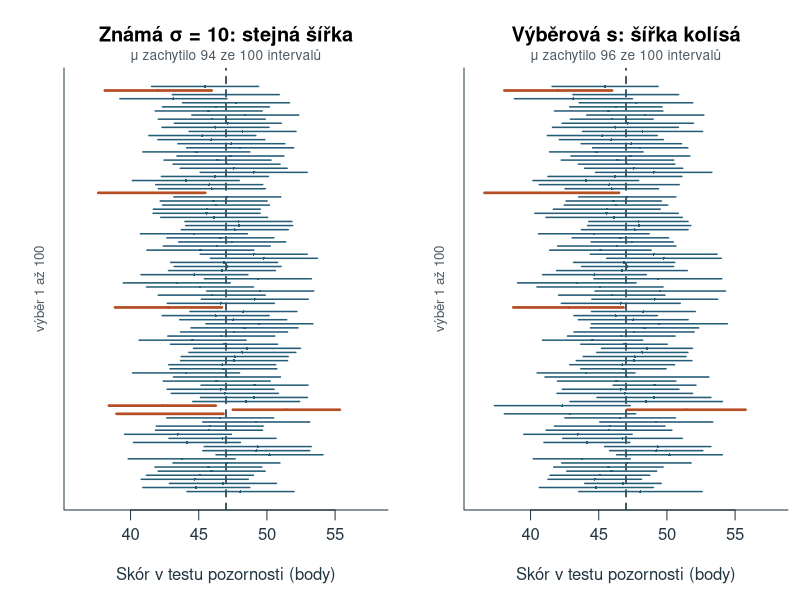
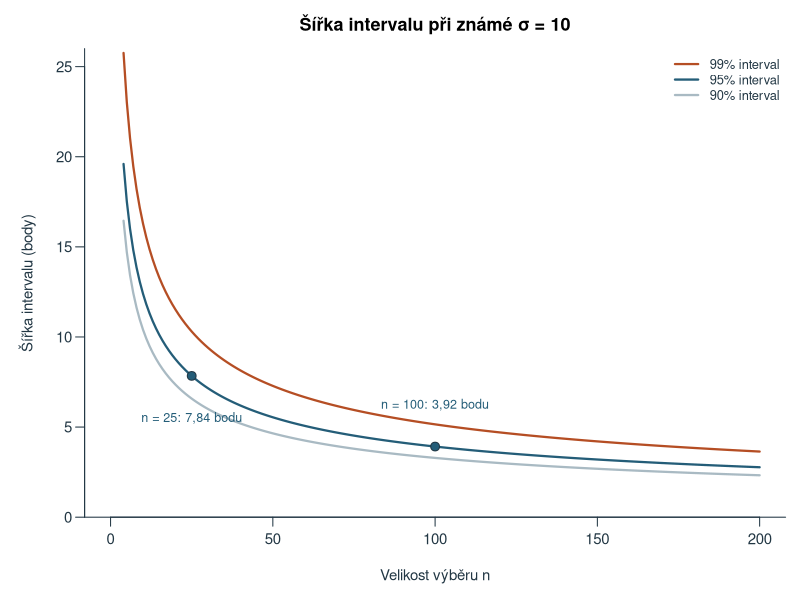
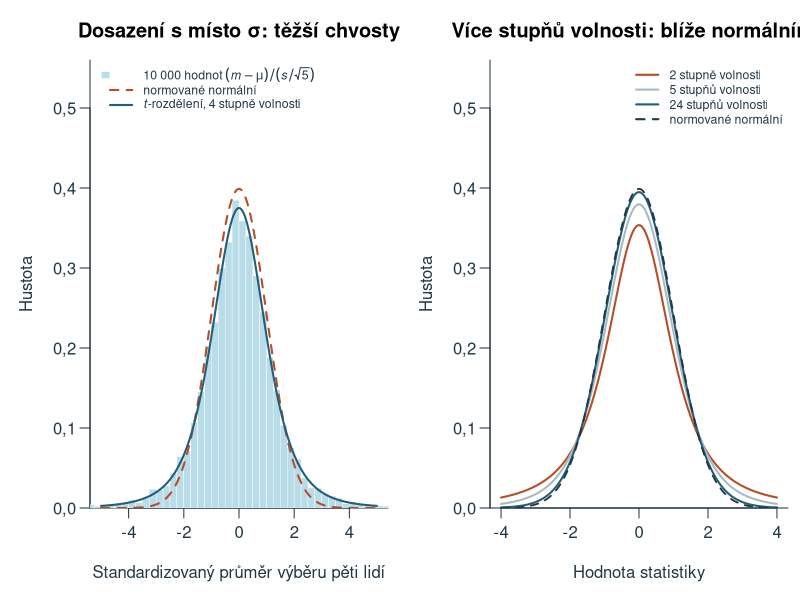
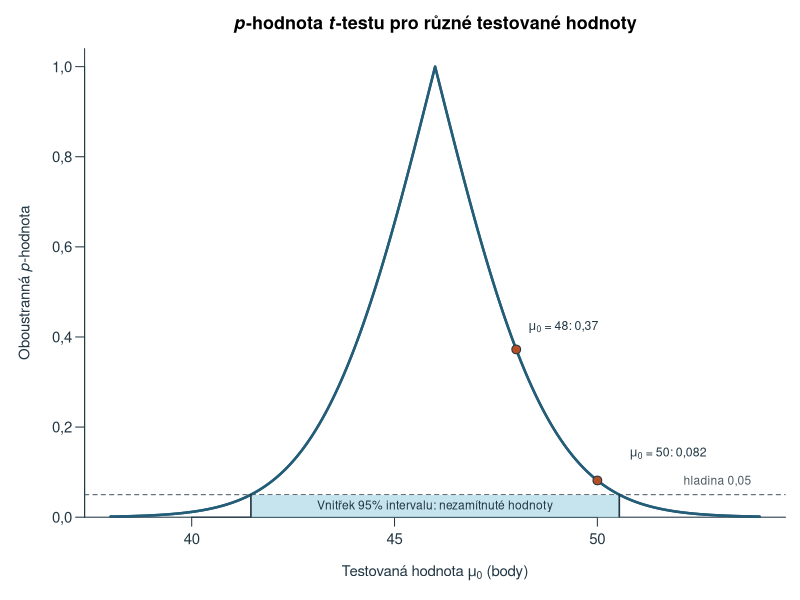
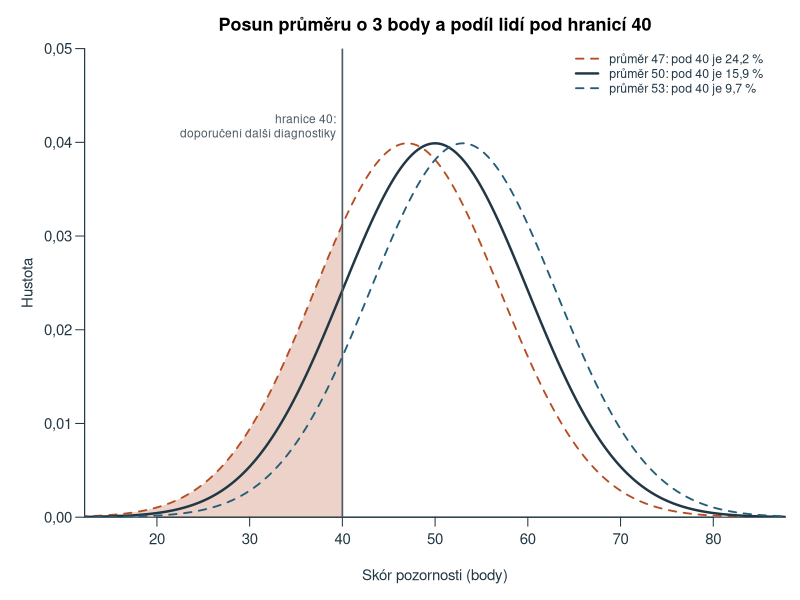
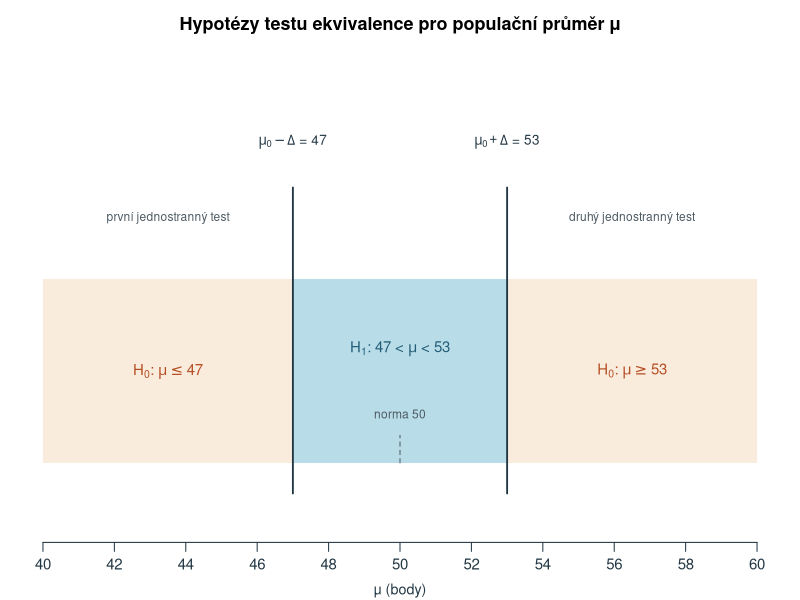
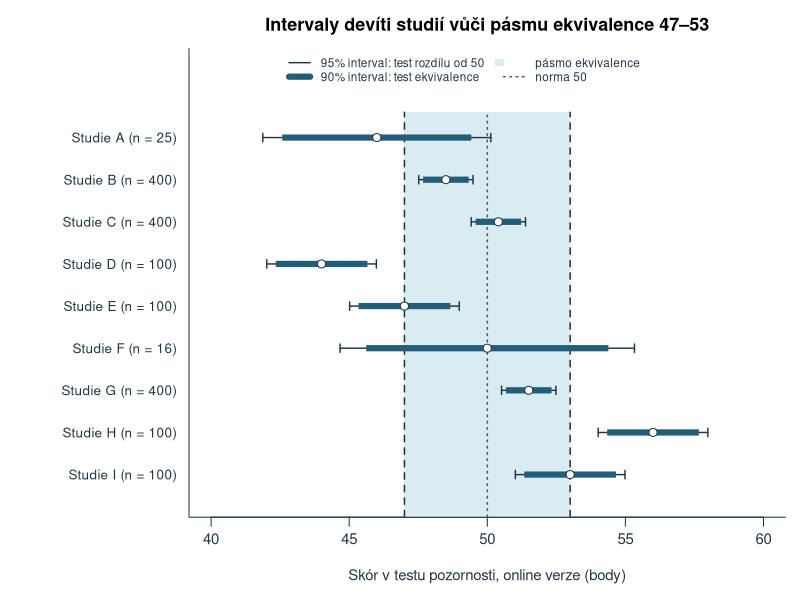
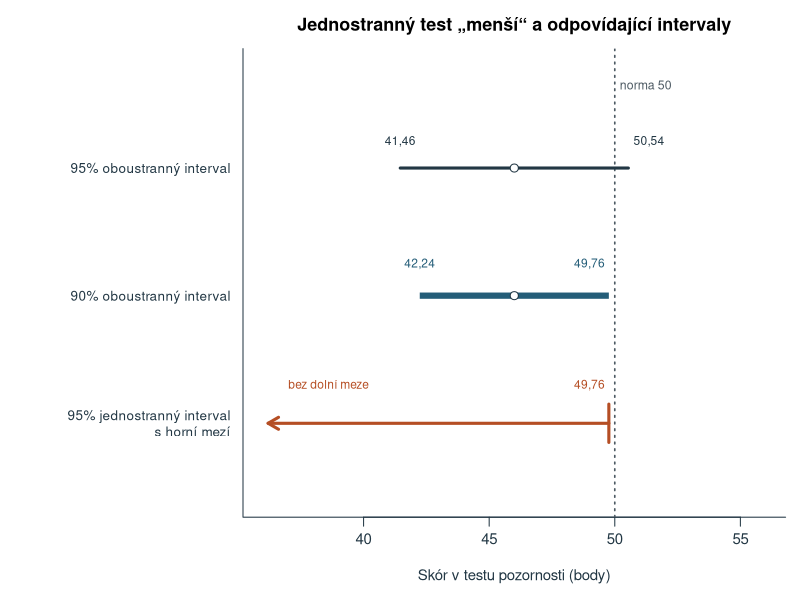

Generate these figures, in order, with R:
# Teaching model, simulations and figures for chapter 7; base R, UTF-8, deterministic project-root paths.
# PDI summaries are quoted from Howell (2013, pp. 186-189). Every other value is an authored teaching model.
ch7_out <- 'assets/chapter-07/plots'
ch7_old_options <- options(OutDec=',')
dir.create(ch7_out,recursive=TRUE,showWarnings=FALSE)
ch7_blue <- '#245D78'; ch7_orange <- '#B54E24'; ch7_fill <- '#B8DDE8'; ch7_gray <- '#4D5A63'; ch7_pale <- '#E1E8EB'; ch7_sand <- '#FAECDD'; ch7_ink <- '#223744'; ch7_mute <- '#A9BAC3'; ch7_green <- '#3E7B4F'
ch7_num <- function(x,digits=2) formatC(x,format='f',digits=digits,decimal.mark=',')
ch7_draw <- function(name,code,width=8,height=4.5) {
  svg(file.path(ch7_out,paste0(name,'.svg')),width=width,height=height,family='sans',bg='white')
  par(mar=c(4.5,4.5,2.6,.8),mgp=c(2.7,.7,0),las=1,col.axis=ch7_ink,col.lab=ch7_ink,fg=ch7_ink,cex=.9)
  force(code); dev.off()
}
# Interval and tests for one mean from summaries ------------------------------------
# Known sigma uses the normal quantile; unknown sigma the t quantile with n - 1 degrees of freedom.
ch7_ci_z <- function(m,sigma,n,level=.95) m+c(-1,1)*qnorm(1-(1-level)/2)*sigma/sqrt(n)
ch7_ci_t <- function(m,s,n,level=.95) m+c(-1,1)*qt(1-(1-level)/2,n-1)*s/sqrt(n)
ch7_t <- function(m,s,n,mu0) (m-mu0)/(s/sqrt(n))
ch7_p2 <- function(m,s,n,mu0) 2*pt(-abs(ch7_t(m,s,n,mu0)),n-1)
# Two one-sided tests against mu0 - delta and mu0 + delta; returns both statistics and p-values.
ch7_tost <- function(m,s,n,mu0,delta) {
  se <- s/sqrt(n); tl <- (m-(mu0-delta))/se; tu <- (m-(mu0+delta))/se
  c(t_dolni=tl,p_dolni=pt(tl,n-1,lower.tail=FALSE),t_horni=tu,p_horni=pt(tu,n-1))
}
# Running example: attention score of 25 students after short sleep; reference value of the norm 50.
# sigma = 10 is a model assumption carried over from chapter 6; s = 11 is the new sample input.
ch7_att <- c(mu0=50,sigma=10,s=11,n=25,m=46)
ch7_ci_att_z <- ch7_ci_z(46,10,25)
ch7_ci_att_t <- ch7_ci_t(46,11,25)
ch7_ci_att_t90 <- ch7_ci_t(46,11,25,.90)
ch7_q24 <- qt(.975,24)
# Two-sided acceptance region for the sample mean around mu0 = 50 with the same estimated standard error.
ch7_accept <- 50+c(-1,1)*ch7_q24*11/5
# Howell's PDI example: low-birthweight infants against the norm 100.
ch7_pdi <- c(mu0=100,m=104.125,s=12.584,n=56)
# Equivalence: online version of the attention test against the fixed norm 50, bounds 47 and 53.
# F spans all three regions; G, H and I mirror B, D and E above the norm.
ch7_eq <- data.frame(studie=LETTERS[1:9],m=c(46,48.5,50.4,44,47,50,51.5,56,53),s=10,n=c(25,400,400,100,100,16,400,100,100))
ch7_mu0 <- 50; ch7_delta <- 3
ch7_eq$ci95_d <- with(ch7_eq,m-qt(.975,n-1)*s/sqrt(n)); ch7_eq$ci95_h <- with(ch7_eq,m+qt(.975,n-1)*s/sqrt(n))
ch7_eq$ci90_d <- with(ch7_eq,m-qt(.95,n-1)*s/sqrt(n)); ch7_eq$ci90_h <- with(ch7_eq,m+qt(.95,n-1)*s/sqrt(n))
ch7_eq$p_rozdil <- with(ch7_eq,ch7_p2(m,s,n,ch7_mu0))
ch7_eq_tost <- t(mapply(function(m,s,n) ch7_tost(m,s,n,ch7_mu0,ch7_delta),ch7_eq$m,ch7_eq$s,ch7_eq$n))
ch7_eq$p_tost <- pmax(ch7_eq_tost[,'p_dolni'],ch7_eq_tost[,'p_horni'])
# Consequence of a shifted population mean for the share below the referral cut-off 40 (normal model, sigma 10).
ch7_cut <- 40; ch7_share <- pnorm(ch7_cut,c(47,50,53),10)
# Theoretical coverage of the wrong procedure m +- 1.96 s/sqrt(n) for n = 10 under the normal model.
ch7_cov_wrong <- 2*pt(qnorm(.975),9)-1
# Simulations: seeds and the order of draws are fixed --------------------------------
# 100 samples of 25 students from a teaching population with mean 47 and SD 10.
ch7_mu_sim <- 47; ch7_reps <- 100
set.seed(20261017)
ch7_samples <- matrix(rnorm(ch7_reps*25,ch7_mu_sim,10),ch7_reps)
ch7_sim_m <- rowMeans(ch7_samples); ch7_sim_s <- apply(ch7_samples,1,sd)
ch7_sim_z <- cbind(ch7_sim_m-qnorm(.975)*2,ch7_sim_m+qnorm(.975)*2)
ch7_sim_t <- cbind(ch7_sim_m-ch7_q24*ch7_sim_s/5,ch7_sim_m+ch7_q24*ch7_sim_s/5)
ch7_hit_z <- ch7_sim_z[,1]<=ch7_mu_sim & ch7_mu_sim<=ch7_sim_z[,2]
ch7_hit_t <- ch7_sim_t[,1]<=ch7_mu_sim & ch7_mu_sim<=ch7_sim_t[,2]
# Statistic (m - mu)/(s/sqrt(n)) for 10 000 samples of five from a normal population.
set.seed(20261018)
ch7_small <- matrix(rnorm(5*10000,50,10),10000)
ch7_tstat5 <- (rowMeans(ch7_small)-50)/(apply(ch7_small,1,sd)/sqrt(5))
ch7_zstat5 <- (rowMeans(ch7_small)-50)/(10/sqrt(5))
rm(ch7_small)
# Exercise inputs (all authored) -----------------------------------------------------
ch7_u05 <- c(12,15,9,14,11,13,16,10,12,14)
ch7_u07 <- c(18,22,25,19,24,21,27,17,23,20,26,22,19,28,21,24,18,25,23,22)
# Figures ----------------------------------------------------------------------------
ch7_draw('opakovane-intervaly', {
  par(mfrow=c(1,2),mar=c(4.5,3.2,3.4,.6))
  for(k in 1:2) {
    ci <- if(k==1) ch7_sim_z else ch7_sim_t; hit <- if(k==1) ch7_hit_z else ch7_hit_t
    plot(NA,xlim=c(36,58),ylim=c(.5,ch7_reps+.5),yaxt='n',xlab='Skór v testu pozornosti (body)',ylab='',bty='l',
      main=if(k==1) 'Známá σ = 10: stejná šířka' else 'Výběrová s: šířka kolísá')
    abline(v=ch7_mu_sim,lty=2,lwd=1.6,col=ch7_ink)
    segments(ci[,1],1:ch7_reps,ci[,2],1:ch7_reps,col=ifelse(hit,ch7_blue,ch7_orange),lwd=ifelse(hit,1.5,2.6))
    points(ch7_sim_m,1:ch7_reps,pch=16,cex=.35,col=ifelse(hit,ch7_blue,ch7_orange))
    mtext(paste0('μ zachytilo ',sum(hit),' ze 100 intervalů'),side=3,line=.2,cex=.82,col=ch7_gray)
    mtext('výběr 1 až 100',side=2,line=.8,las=0,cex=.8,col=ch7_gray)
  }
},width=10,height=6.4)
ch7_draw('sirka-intervalu', {
  par(mar=c(4.6,4.7,2.7,.8))
  n <- 4:200; lev <- c(.90,.95,.99); cols <- c(ch7_mute,ch7_blue,ch7_orange)
  plot(NA,xlim=c(0,200),ylim=c(0,26),xlab='Velikost výběru n',ylab='Šířka intervalu (body)',main='Šířka intervalu při známé σ = 10',bty='l',yaxs='i')
  for(j in 1:3) lines(n,2*qnorm(1-(1-lev[j])/2)*10/sqrt(n),lwd=2.2,col=cols[j])
  k <- c(25,100); points(k,2*qnorm(.975)*10/sqrt(k),pch=21,bg=ch7_blue,col=ch7_ink,cex=1.3)
  text(k,2*qnorm(.975)*10/sqrt(k),paste0('n = ',k,': ',ch7_num(2*qnorm(.975)*10/sqrt(k)),' bodu'),pos=c(1,3),offset=2.1,cex=.84,col=ch7_blue)
  legend('topright',c('99% interval','95% interval','90% interval'),lwd=2.2,col=rev(cols),bty='n',cex=.86)
},width=8.6,height=4.4)
ch7_draw('t-rozdeleni', {
  par(mfrow=c(1,2),mar=c(4.6,4.5,3,.6))
  br <- seq(-12,12,by=.25)
  h <- hist(pmax(pmin(ch7_tstat5,11.99),-11.99),breaks=br,plot=FALSE)
  plot(NA,xlim=c(-5,5),ylim=c(0,.56),xlab='Standardizovaný průměr výběru pěti lidí',ylab='Hustota',main='Dosazení s místo σ: těžší chvosty',bty='l',yaxs='i')
  rect(br[-length(br)],0,br[-1],h$density,col=ch7_fill,border='white',lwd=.4)
  curve(dnorm(x),-5,5,add=TRUE,lwd=2,lty=2,col=ch7_orange,n=400)
  curve(dt(x,4),-5,5,add=TRUE,lwd=2,col=ch7_blue,n=400)
  legend('topleft',c(expression('10 000 hodnot '*(italic(m)-mu)/(italic(s)/sqrt(5))),expression('normované normální'),expression(italic(t)*'-rozdělení, 4 stupně volnosti')),fill=c(ch7_fill,NA,NA),border=c('white',NA,NA),lty=c(NA,2,1),lwd=c(NA,2,2),col=c(NA,ch7_orange,ch7_blue),bty='n',cex=.74,ncol=1)
  plot(NA,xlim=c(-4,4),ylim=c(0,.56),xlab='Hodnota statistiky',ylab='Hustota',main='Více stupňů volnosti: blíže normálnímu',bty='l',yaxs='i')
  df <- c(2,5,24); cols <- c(ch7_orange,ch7_mute,ch7_blue)
  for(j in 1:3) curve(dt(x,df[j]),-4,4,add=TRUE,lwd=2,col=cols[j],n=400)
  curve(dnorm(x),-4,4,add=TRUE,lwd=1.8,lty=2,col=ch7_ink,n=400)
  legend('topright',c('2 stupně volnosti','5 stupňů volnosti','24 stupňů volnosti','normované normální'),lty=c(1,1,1,2),lwd=2,col=c(cols,ch7_ink),bty='n',cex=.74)
},width=10,height=4.4)
ch7_draw('p-funkce', {
  par(mar=c(4.6,4.7,2.7,.8))
  mu <- seq(38,54,by=.02); p <- ch7_p2(46,11,25,mu)
  plot(mu,p,type='l',lwd=2.4,col=ch7_blue,ylim=c(0,1.04),xlab=expression('Testovaná hodnota '*mu[0]*' (body)'),ylab=expression('Oboustranná '*italic(p)*'-hodnota'),main=expression(bolditalic(p)*bold('-hodnota ')*bolditalic(t)*bold('-testu pro různé testované hodnoty')),bty='l',yaxs='i')
  abline(h=.05,lty=2,col=ch7_gray)
  rect(ch7_ci_att_t[1],-.1,ch7_ci_att_t[2],.05,col=adjustcolor(ch7_fill,.8),border=NA)
  lines(mu,p,lwd=2.4,col=ch7_blue)
  segments(ch7_ci_att_t,0,ch7_ci_att_t,.05,lwd=1.6,col=ch7_ink)
  text(46,.025,'Vnitřek 95% intervalu: nezamítnuté hodnoty',cex=.8,col=ch7_ink)
  points(c(50,48),ch7_p2(46,11,25,c(50,48)),pch=21,bg=ch7_orange,col=ch7_ink,cex=1.3)
  text(50.8,ch7_p2(46,11,25,50)+.06,bquote(mu[0]*' = 50: '*.(ch7_num(ch7_p2(46,11,25,50),3))),adj=0,cex=.82)
  text(48.3,ch7_p2(46,11,25,48)+.05,bquote(mu[0]*' = 48: '*.(ch7_num(ch7_p2(46,11,25,48),2))),adj=0,cex=.82)
  text(53.8,.08,'hladina 0,05',adj=1,cex=.8,col=ch7_gray)
},width=8.6,height=4.6)
ch7_draw('pasmo-pouziti', {
  par(mar=c(4.6,4.7,2.7,.8))
  x <- seq(10,90,length.out=600); mus <- c(47,50,53); cols <- c(ch7_orange,ch7_ink,ch7_blue)
  plot(NA,xlim=c(15,85),ylim=c(0,.05),xlab='Skór pozornosti (body)',ylab='Hustota',main='Posun průměru o 3 body a podíl lidí pod hranicí 40',bty='l',yaxs='i')
  polygon(c(15,x[x<=40],40),c(0,dnorm(x[x<=40],47,10),0),col=adjustcolor(ch7_orange,.25),border=NA)
  for(j in 1:3) lines(x,dnorm(x,mus[j],10),lwd=if(j==2) 2.4 else 1.8,lty=if(j==2) 1 else 2,col=cols[j])
  abline(v=40,lwd=1.6,col=ch7_gray)
  text(39.3,.043,'hranice 40:\ndoporučení další diagnostiky',adj=c(1,1),cex=.8,col=ch7_gray)
  legend(64,.0505,paste0('průměr ',mus,': pod 40 je ',ch7_num(100*ch7_share,1),' %'),lty=c(2,1,2),lwd=c(1.8,2.4,1.8),col=cols,bty='n',cex=.82)
},width=8.6,height=4.4)
ch7_draw('hypotezy-ekvivalence', {
  par(mar=c(3.2,.8,2.6,.8))
  plot(NA,xlim=c(40,60),ylim=c(0,3),axes=FALSE,xlab='',ylab='',main='Hypotézy testu ekvivalence pro populační průměr μ')
  axis(1,at=seq(40,60,by=2),labels=seq(40,60,by=2)); mtext('μ (body)',side=1,line=2.1,cex=.86)
  rect(40,.4,47,1.6,col=ch7_sand,border=NA); rect(53,.4,60,1.6,col=ch7_sand,border=NA); rect(47,.4,53,1.6,col=ch7_fill,border=NA)
  segments(c(47,53),.2,c(47,53),2.2,lwd=1.8,col=ch7_ink); segments(50,.4,50,.58,lty=2,col=ch7_gray)
  text(43.5,1,expression(H[0]*': '*mu<=47),cex=1,col=ch7_orange,font=2); text(56.5,1,expression(H[0]*': '*mu>=53),cex=1,col=ch7_orange,font=2)
  text(50,1.15,expression(H[1]*': 47 < '*mu*' < 53'),cex=1,col=ch7_blue,font=2); text(50,.72,'norma 50',cex=.8,col=ch7_gray)
  text(47,2.5,expression(mu[0]-Delta*' = 47'),cex=.9); text(53,2.5,expression(mu[0]+Delta*' = 53'),cex=.9)
  text(c(43.5,56.5),2.0,c('první jednostranný test','druhý jednostranný test'),cex=.8,col=ch7_gray)
},width=8.6,height=3.4)
ch7_draw('ctyri-kombinace', {
  par(mar=c(4.6,10.5,2.7,.8))
  e <- ch7_eq; k <- nrow(e); y <- k:1
  lab <- paste0('Studie ',e$studie,' (n = ',e$n,')')
  plot(NA,xlim=c(40,60),ylim=c(.4,k+1.7),yaxt='n',xlab='Skór v testu pozornosti, online verze (body)',ylab='',main='Intervaly devíti studií vůči pásmu ekvivalence 47–53',bty='l')
  rect(47,0,53,k+.6,col=adjustcolor(ch7_fill,.55),border=NA)
  segments(c(47,53),0,c(47,53),k+.6,lty=2,lwd=1.5,col=ch7_ink); segments(50,0,50,k+.6,lty=3,lwd=1.5,col=ch7_gray)
  axis(2,at=y,labels=lab,tick=FALSE,cex.axis=.9)
  segments(e$ci95_d,y,e$ci95_h,y,lwd=1.4,col=ch7_ink)
  segments(e$ci95_d,y-.1,e$ci95_d,y+.1,lwd=1.4,col=ch7_ink); segments(e$ci95_h,y-.1,e$ci95_h,y+.1,lwd=1.4,col=ch7_ink)
  segments(e$ci90_d,y,e$ci90_h,y,lwd=6,col=ch7_blue,lend=1)
  points(e$m,y,pch=21,bg='white',col=ch7_ink,cex=1.2)
  legend('top',c('95% interval: test rozdílu od 50','90% interval: test ekvivalence','pásmo ekvivalence','norma 50'),lwd=c(1.4,6,NA,1.5),lty=c(1,1,NA,3),col=c(ch7_ink,ch7_blue,NA,ch7_gray),fill=c(NA,NA,adjustcolor(ch7_fill,.55),NA),border=NA,bty='n',cex=.78,ncol=2)
},width=9.4,height=6.4)
# One-sided interval with an upper bound versus two-sided intervals for the one-sided test of the running example.
ch7_draw('jednostranne-intervaly', {
  par(mar=c(4.6,13.5,2.7,.8))
  up1 <- ch7_ci_att_t90[2]; y <- 3:1
  lab <- c('95% oboustranný interval','90% oboustranný interval','95% jednostranný interval\ns horní mezí')
  plot(NA,xlim=c(36,56),ylim=c(.4,3.8),yaxt='n',xlab='Skór v testu pozornosti (body)',ylab='',main='Jednostranný test „menší“ a odpovídající intervaly',bty='l')
  axis(2,at=y,labels=lab,tick=FALSE,cex.axis=.9)
  abline(v=50,lty=3,lwd=1.6,col=ch7_gray); text(50.2,3.65,'norma 50',adj=0,cex=.82,col=ch7_gray)
  segments(ch7_ci_att_t[1],3,ch7_ci_att_t[2],3,lwd=3,col=ch7_ink)
  segments(ch7_ci_att_t90[1],2,ch7_ci_att_t90[2],2,lwd=6,col=ch7_blue,lend=1)
  arrows(up1,1,36.2,1,lwd=3,col=ch7_orange,length=.12)
  segments(up1,.85,up1,1.15,lwd=3,col=ch7_orange)
  points(c(46,46),c(3,2),pch=21,bg='white',col=ch7_ink,cex=1.2)
  text(ch7_ci_att_t[1],3.18,ch7_num(ch7_ci_att_t[1]),adj=c(.5,0),cex=.8,col=ch7_ink)
  text(ch7_ci_att_t[2]+.2,3.18,ch7_num(ch7_ci_att_t[2]),adj=c(0,0),cex=.8,col=ch7_ink)
  text(ch7_ci_att_t90[1],2.22,ch7_num(ch7_ci_att_t90[1]),adj=c(.5,0),cex=.8,col=ch7_blue)
  text(ch7_ci_att_t90[2]-.15,2.22,ch7_num(ch7_ci_att_t90[2]),adj=c(1,0),cex=.8,col=ch7_blue)
  text(up1-.15,1.27,ch7_num(up1),adj=c(1,0),cex=.8,col=ch7_orange); text(37,1.27,'bez dolní meze',adj=c(0,0),cex=.8,col=ch7_orange)
},width=9,height=3.6)
# Mirror: the sample mean lies in the acceptance region around mu0 exactly when mu0 lies in the interval around m.
ch7_draw('zrcadlo-intervalu', {
  par(mar=c(4.6,15,2.7,.8))
  me <- ch7_q24*11/5
  plot(NA,xlim=c(38,60),ylim=c(.4,2.9),yaxt='n',xlab='Skór v testu pozornosti (body)',ylab='',main='Stejná vzdálenost, dva pohledy',bty='l')
  axis(2,at=2,labels=expression('Oblast nezamítnutí kolem '*mu[0]*' = 50'),tick=FALSE,cex.axis=.9)
  axis(2,at=1,labels=expression('95% interval kolem '*italic(m)*' = 46'),tick=FALSE,cex.axis=.9)
  rect(ch7_accept[1],1.85,ch7_accept[2],2.15,col=ch7_sand,border=ch7_orange,lwd=1.4)
  segments(ch7_ci_att_t[1],1,ch7_ci_att_t[2],1,lwd=6,col=ch7_blue,lend=1)
  points(c(50,50),c(2,1),pch=23,bg=ch7_orange,col=ch7_ink,cex=1.25); points(c(46,46),c(2,1),pch=21,bg='white',col=ch7_ink,cex=1.25)
  text(ch7_accept,2.3,ch7_num(ch7_accept),cex=.8,col=ch7_orange); text(ch7_ci_att_t,1.22,ch7_num(ch7_ci_att_t),cex=.8,col=ch7_blue)
  arrows(46,1.55,50,1.55,code=3,length=.07,col=ch7_ink); text(48,1.7,expression('|'*italic(m)-mu[0]*'| = 4'),cex=.82)
  text(55.6,1.5,paste0('mezní chyba ',ch7_num(me),'\nna každou stranu'),adj=0,cex=.78,col=ch7_gray)
  legend('topleft',legend=c(expression('výběrový průměr '*italic(m)),expression('testovaná hodnota '*mu[0])),pch=c(21,23),pt.bg=c('white',ch7_orange),col=ch7_ink,bty='n',cex=.8,horiz=TRUE)
},width=9,height=3.4)
# Exercise 7: the same plotting positions and reference line as chapter 4.
ch7_qq_y <- sort(ch7_u07)
ch7_qq_p <- (seq_along(ch7_qq_y)-.5)/length(ch7_qq_y)
ch7_qq_z <- qnorm(ch7_qq_p)
ch7_draw('qq-uzkost', {
  plot(ch7_qq_z,ch7_qq_y,xlab='Teoretický kvantil normovaného normálního rozdělení',
       ylab='Seřazený skór úzkosti (body)',main='Q–Q graf skórů zkouškové úzkosti',
       pch=21,bg=ch7_blue,col=ch7_ink,bty='l',cex=1.1)
  abline(a=mean(ch7_u07),b=sd(ch7_u07),col=ch7_orange,lwd=1.8)
  legend('topleft','Referenční přímka: m + s × z',col=ch7_orange,lwd=1.8,bty='n',cex=.85)
},width=8.6,height=4.6)
options(ch7_old_options)
